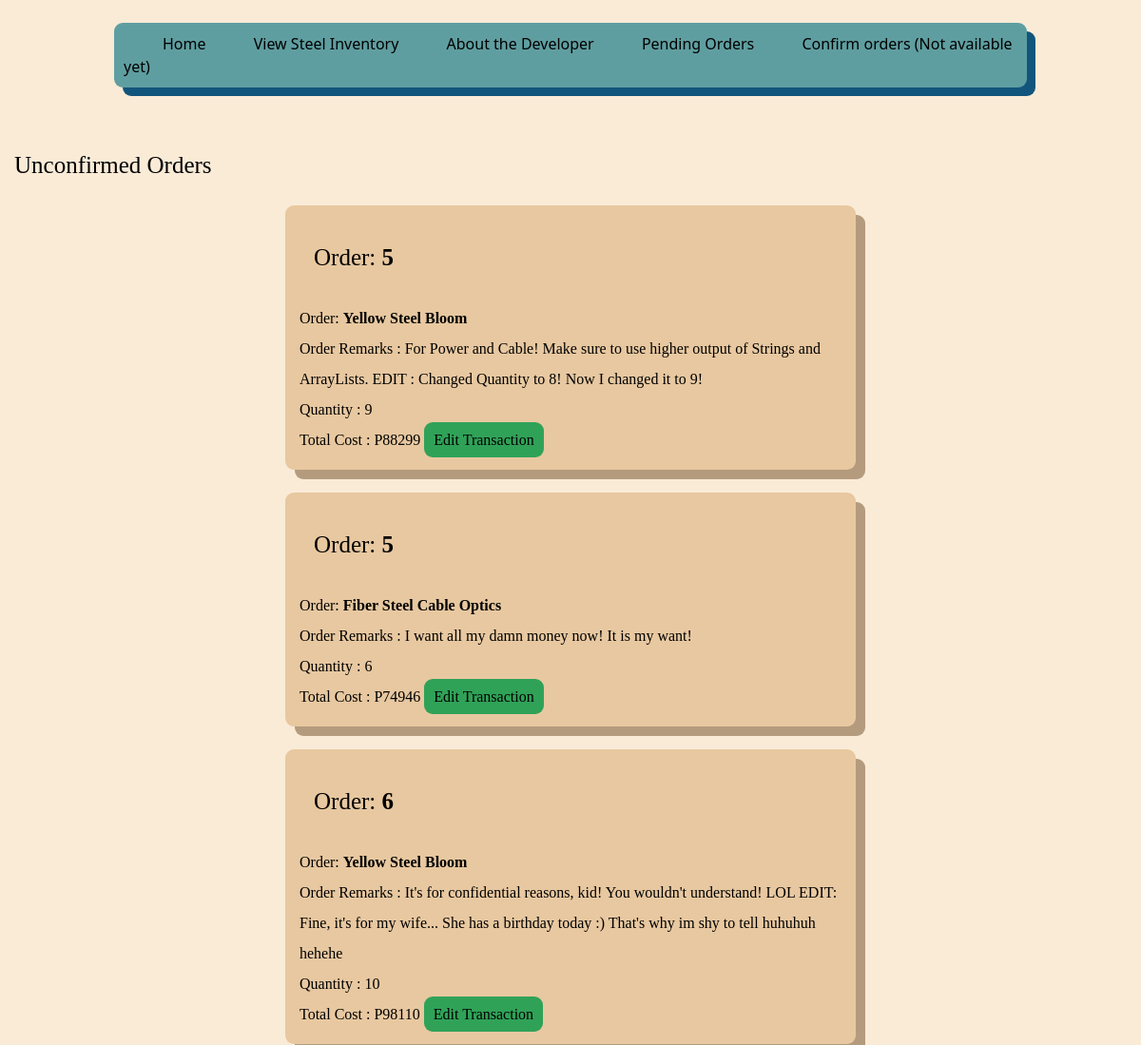
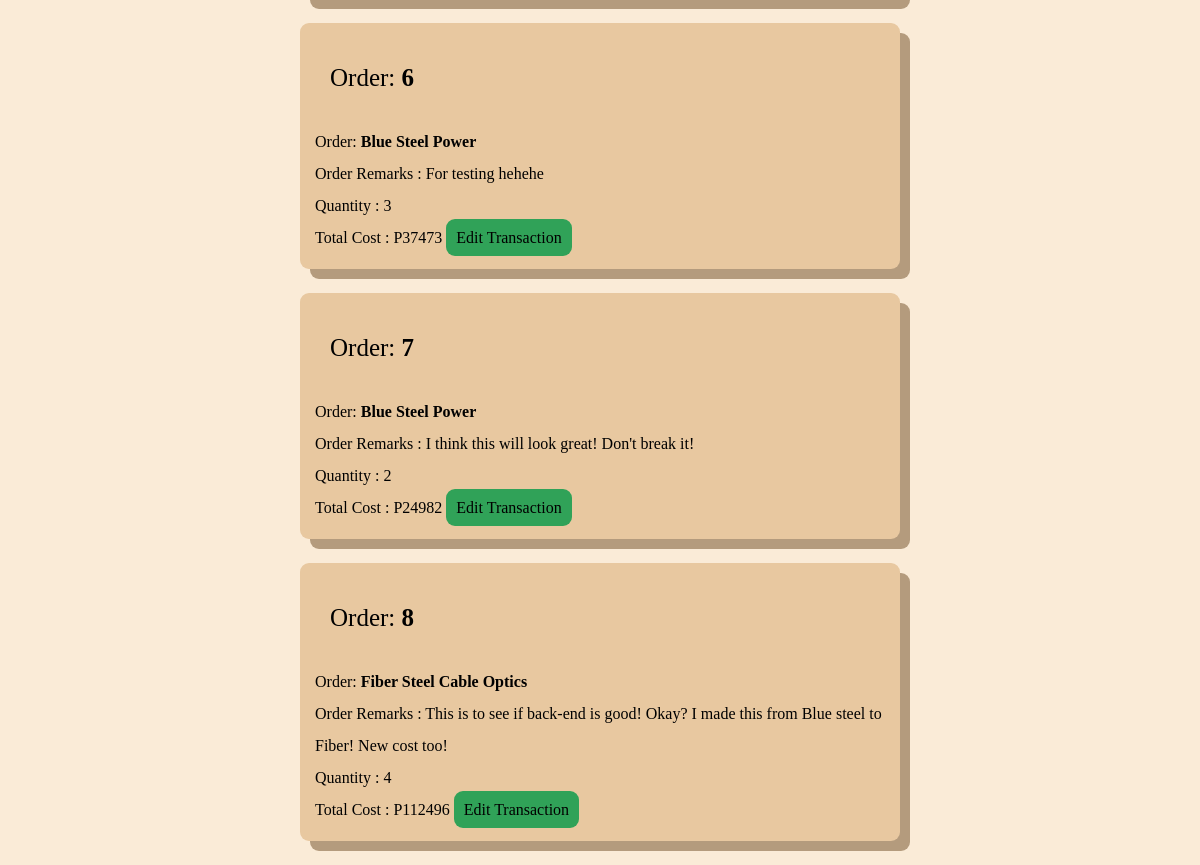
/UnfinishedTransactions (signed in), run on an earlier commit of the app's database (2 pictures, top to bottom).
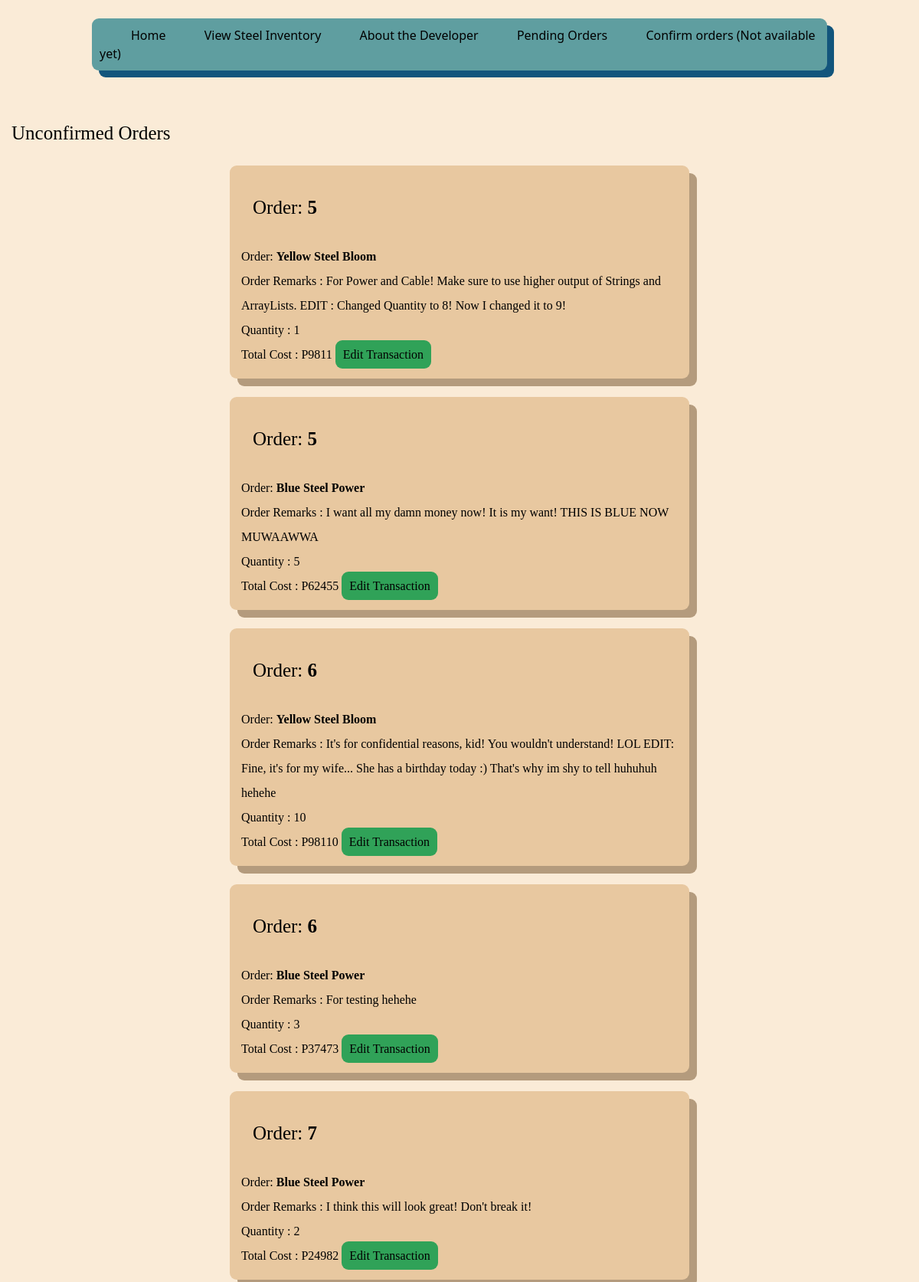
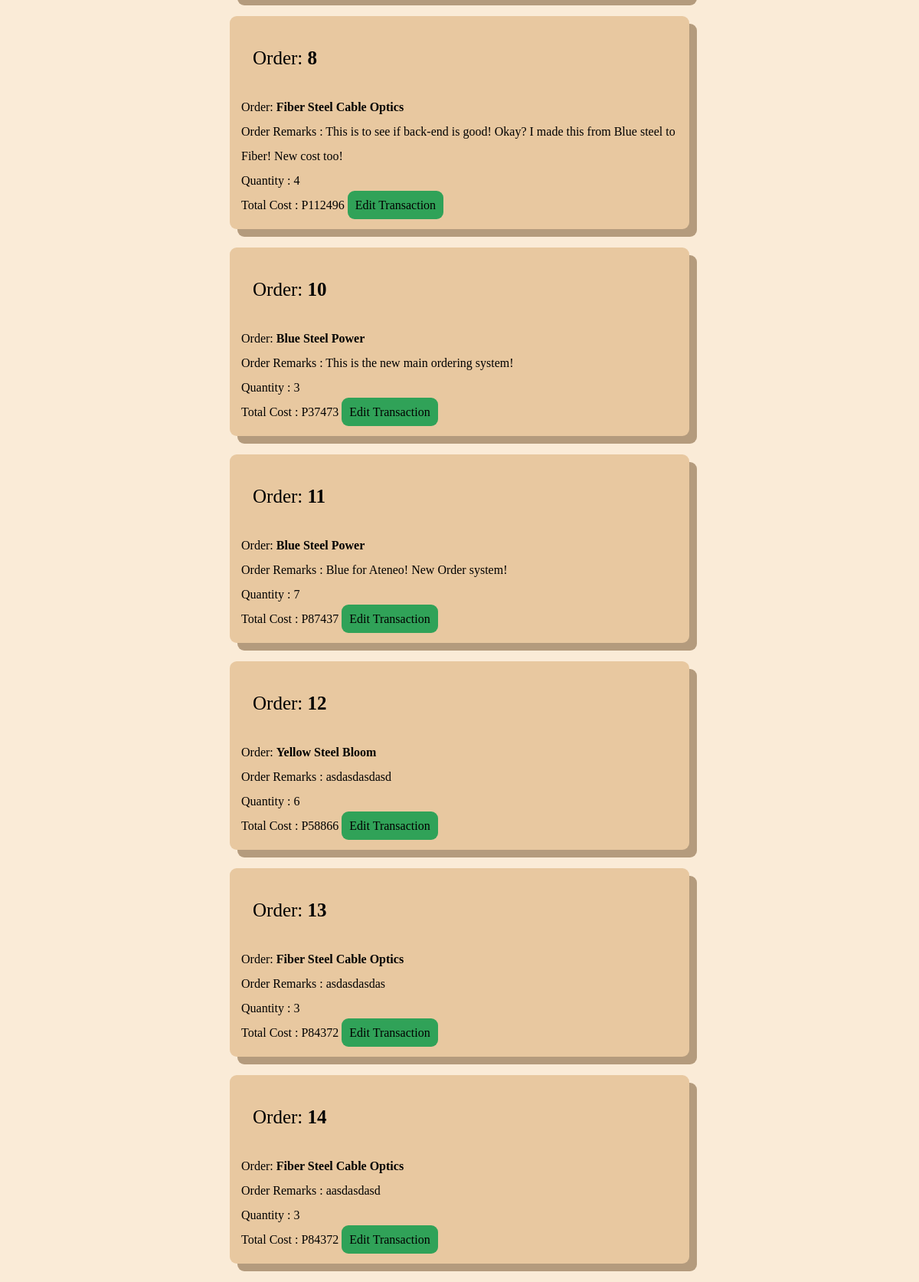
And on a later commit of the database (2 pictures, top to bottom).
### Inventory/models.py (models this page shows)
class OrderedProduct(models.Model):
    Order = models.ForeignKey(Product, on_delete=models.CASCADE)
    remarks = models.CharField(max_length=200)
    quantity = models.IntegerField(default=0)
    totalcost = models.IntegerField(default=0)
    Finalorder = models.ForeignKey(FinalOrder, on_delete=models.CASCADE, default=None)
    objects = models.Manager()

class FinalOrder(models.Model):
    TotalCost = models.IntegerField(default=0)
    ProductInfo = models.CharField(max_length=400)
    Finished = models.IntegerField(default=0) #0 is for not yet finished
    OrderDate = models.DateField(auto_now_add=True)#auto_now_add=True)
    OrderID = models.CharField(max_length=13, null=True)
    objects = models.Manager()

class Product(models.Model): #Steels, not food
    objects = models.Manager()
    Name = models.CharField(max_length=30, unique=True)
    Image = models.ImageField(null= True, blank=True, upload_to="images/") #not have image if we dont have one, uploaded to images folder automatically
    Manufacturer = models.CharField(max_length=30)
    Length = models.CharField(max_length=20)
    Cost = models.CharField(max_length=10)
    Stock = models.BigIntegerField()
    Description = models.CharField(null=True, max_length=500)
    Contact = models.CharField(null= True, max_length=500)

### Inventory/views.py (the view)
# urls.py: path('UnfinishedTransactions', views.EditTrans, name='UnfTrans'),
def EditTrans(request):
    condition = ""
    pricelist = 0
    Orders = FinalOrder.objects.all()
    OrderedProducts = OrderedProduct.objects.all()
    if request.user.is_authenticated:
        condition = True
        return render(request,'Inventory/cart.html',{
                    'C' : condition,
                    'CurrentProd' : OrderedProducts,
                    'O' : Orders,
                    'price' : pricelist
                })
    else:
        condition = False
        return render(request,'Inventory/cart.html',{
                'C' : condition
            })

### Inventory/templates/Inventory/cart.html (shortened to what this page needs)
{% extends 'Inventory/base.html' %}
{% load static %}
    {% block content %}
    <br><br>
    <div class="Largetext"> Unconfirmed Orders </div>
            {% for c in CurrentProd %}
            <div class="container">
                <div class="bodytext">
                <div class="Largetext"> Order:  <b> {{c.Finalorder.pk}} </b> </div>
                Order: <b> {{c.Order.Name}} </b> <br>
                Order Remarks : {{c.remarks}} <br>
                Quantity : {{c.quantity}} <br>
                Total Cost : P{{c.totalcost}}
                <a class="Button" href="{% url 'editorder' pk=c.pk %}"> Edit Transaction </a>
                </div>
            </div>
            <br>
            {% endfor %}
    {% endblock %}

What changed in the data, as far as the page shows it:
changed OrderedProduct (number 1 of 11 on the later page): quantity "9" → "1"; totalcost "88299" → "9811"
changed OrderedProduct: Order.Name "Fiber Steel Cable Optics" → "Blue Steel Power"; remarks "I want all my damn money now! It is my want!" → "I want all my damn money now! It is my want! THIS IS BLUE NOW MUWAAWWA"; quantity "6" → "5"; totalcost "74946" → "62455"
added OrderedProduct: Finalorder.pk "10", Order.Name "Blue Steel Power", remarks "This is the new main ordering system!", quantity "3", totalcost "37473"
added OrderedProduct: Finalorder.pk "11", Order.Name "Blue Steel Power", remarks "Blue for Ateneo! New Order system!", quantity "7", totalcost "87437"
added OrderedProduct: Finalorder.pk "12", Order.Name "Yellow Steel Bloom", remarks "asdasdasdasd", quantity "6", totalcost "58866"
added OrderedProduct: Finalorder.pk "13", Order.Name "Fiber Steel Cable Optics", remarks "asdasdasdas", quantity "3", totalcost "84372"
added OrderedProduct: Finalorder.pk "14", Order.Name "Fiber Steel Cable Optics", remarks "aasdasdasd", quantity "3", totalcost "84372"
